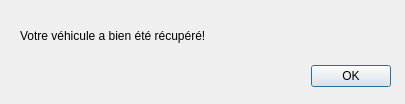
<?xml version="1.0" encoding="UTF-8"?>
<ui version="4.0">
 <class>Dialog</class>
 <widget class="QDialog" name="Dialog">
  <property name="geometry">
   <rect>
    <x>0</x>
    <y>0</y>
    <width>405</width>
    <height>104</height>
   </rect>
  </property>
  <property name="windowTitle">
   <string>Dialog</string>
  </property>
  <widget class="QDialogButtonBox" name="buttonBox">
   <property name="geometry">
    <rect>
     <x>50</x>
     <y>60</y>
     <width>341</width>
     <height>32</height>
    </rect>
   </property>
   <property name="orientation">
    <enum>Qt::Horizontal</enum>
   </property>
   <property name="standardButtons">
    <set>QDialogButtonBox::Ok</set>
   </property>
  </widget>
  <widget class="QLabel" name="label">
   <property name="geometry">
    <rect>
     <x>20</x>
     <y>20</y>
     <width>341</width>
     <height>31</height>
    </rect>
   </property>
   <property name="text">
    <string>Votre véhicule a bien été récupéré!</string>
   </property>
  </widget>
 </widget>
 <resources/>
 <connections>
  <connection>
   <sender>buttonBox</sender>
   <signal>accepted()</signal>
   <receiver>Dialog</receiver>
   <slot>accept()</slot>
   <hints>
    <hint type="sourcelabel">
     <x>248</x>
     <y>254</y>
    </hint>
    <hint type="destinationlabel">
     <x>157</x>
     <y>274</y>
    </hint>
   </hints>
  </connection>
  <connection>
   <sender>buttonBox</sender>
   <signal>rejected()</signal>
   <receiver>Dialog</receiver>
   <slot>reject()</slot>
   <hints>
    <hint type="sourcelabel">
     <x>316</x>
     <y>260</y>
    </hint>
    <hint type="destinationlabel">
     <x>286</x>
     <y>274</y>
    </hint>
   </hints>
  </connection>
 </connections>
</ui>
